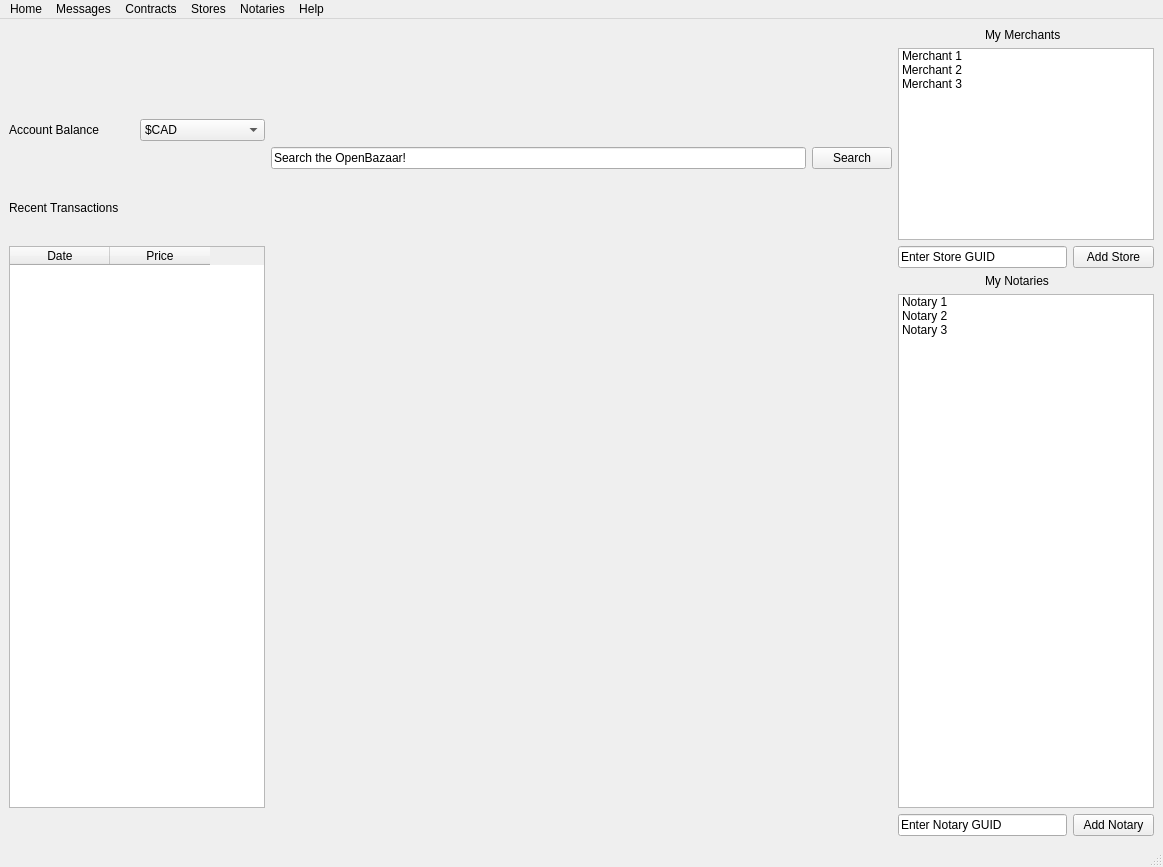
<?xml version="1.0" encoding="UTF-8"?>
<ui version="4.0">
 <class>OpenBazaar</class>
 <widget class="QMainWindow" name="OpenBazaar">
  <property name="geometry">
   <rect>
    <x>0</x>
    <y>0</y>
    <width>1163</width>
    <height>867</height>
   </rect>
  </property>
  <property name="windowTitle">
   <string>OpenBazaar</string>
  </property>
  <property name="windowIcon">
   <iconset>
    <normaloff>../../Pictures/OpenBazaarIcon.png</normaloff>../../Pictures/OpenBazaarIcon.png</iconset>
  </property>
  <widget class="QWidget" name="centralwidget">
   <layout class="QGridLayout" name="gridLayout">
    <item row="0" column="0" rowspan="2" colspan="2">
     <widget class="QLabel" name="displayPicture">
      <property name="text">
       <string/>
      </property>
      <property name="pixmap">
       <pixmap>../../Pictures/default-avatar.png</pixmap>
      </property>
     </widget>
    </item>
    <item row="0" column="2" rowspan="3" colspan="3">
     <widget class="QLabel" name="openBazaarBanner">
      <property name="text">
       <string/>
      </property>
      <property name="pixmap">
       <pixmap>../../Pictures/OpenBazaarBanner.png</pixmap>
      </property>
     </widget>
    </item>
    <item row="0" column="5" colspan="2">
     <widget class="QLabel" name="myMerchantsLabel">
      <property name="text">
       <string>My Merchants</string>
      </property>
     </widget>
    </item>
    <item row="1" column="4" rowspan="4" colspan="3">
     <widget class="QListWidget" name="merchantsList">
      <item>
       <property name="text">
        <string>Merchant 1</string>
       </property>
      </item>
      <item>
       <property name="text">
        <string>Merchant 2</string>
       </property>
      </item>
      <item>
       <property name="text">
        <string>Merchant 3</string>
       </property>
      </item>
     </widget>
    </item>
    <item row="2" column="0">
     <widget class="QLabel" name="accountBalance">
      <property name="text">
       <string>Account Balance</string>
      </property>
     </widget>
    </item>
    <item row="2" column="1">
     <widget class="QComboBox" name="currencySelector">
      <item>
       <property name="text">
        <string>$CAD</string>
       </property>
      </item>
      <item>
       <property name="text">
        <string>$MBTC</string>
       </property>
      </item>
      <item>
       <property name="text">
        <string>$BTC</string>
       </property>
      </item>
      <item>
       <property name="text">
        <string>$USD</string>
       </property>
      </item>
      <item>
       <property name="text">
        <string>$EUR</string>
       </property>
      </item>
     </widget>
    </item>
    <item row="3" column="2">
     <widget class="QLineEdit" name="searchBarText">
      <property name="text">
       <string>Search the OpenBazaar!</string>
      </property>
     </widget>
    </item>
    <item row="3" column="3">
     <widget class="QPushButton" name="searchButton">
      <property name="text">
       <string>Search</string>
      </property>
     </widget>
    </item>
    <item row="4" column="0" colspan="2">
     <widget class="QLabel" name="recentTransactionsLabel">
      <property name="text">
       <string>Recent Transactions</string>
      </property>
     </widget>
    </item>
    <item row="5" column="0" rowspan="3" colspan="2">
     <widget class="QTableWidget" name="recentTransactionsTable">
      <column>
       <property name="text">
        <string>Date</string>
       </property>
      </column>
      <column>
       <property name="text">
        <string>Price</string>
       </property>
      </column>
     </widget>
    </item>
    <item row="5" column="4" colspan="2">
     <widget class="QLineEdit" name="addStoreText">
      <property name="text">
       <string>Enter Store GUID</string>
      </property>
     </widget>
    </item>
    <item row="5" column="6">
     <widget class="QPushButton" name="addStoreButton">
      <property name="text">
       <string>Add Store</string>
      </property>
     </widget>
    </item>
    <item row="6" column="5" colspan="2">
     <widget class="QLabel" name="myNotariesLabel">
      <property name="text">
       <string>My Notaries</string>
      </property>
     </widget>
    </item>
    <item row="7" column="4" colspan="3">
     <widget class="QListWidget" name="myNotariesList">
      <item>
       <property name="text">
        <string>Notary 1</string>
       </property>
      </item>
      <item>
       <property name="text">
        <string>Notary 2</string>
       </property>
      </item>
      <item>
       <property name="text">
        <string>Notary 3</string>
       </property>
      </item>
     </widget>
    </item>
    <item row="8" column="4" colspan="2">
     <widget class="QLineEdit" name="addNotaryText">
      <property name="text">
       <string>Enter Notary GUID</string>
      </property>
     </widget>
    </item>
    <item row="8" column="6">
     <widget class="QPushButton" name="addNotaryButton">
      <property name="text">
       <string>Add Notary</string>
      </property>
     </widget>
    </item>
   </layout>
  </widget>
  <widget class="QMenuBar" name="menubar">
   <property name="geometry">
    <rect>
     <x>0</x>
     <y>0</y>
     <width>1163</width>
     <height>25</height>
    </rect>
   </property>
   <widget class="QMenu" name="menuHome">
    <property name="title">
     <string>Home</string>
    </property>
    <addaction name="actionMy_Listings"/>
    <addaction name="actionMy_Orders"/>
    <addaction name="actionMy_Settings"/>
    <addaction name="separator"/>
   </widget>
   <widget class="QMenu" name="menuMessages">
    <property name="title">
     <string>Messages</string>
    </property>
    <addaction name="actionSend_a_Message"/>
    <addaction name="actionInbo"/>
    <addaction name="actionOutbox"/>
   </widget>
   <widget class="QMenu" name="menuContracts">
    <property name="title">
     <string>Contracts</string>
    </property>
    <addaction name="actionPurchased"/>
    <addaction name="actionSold"/>
    <addaction name="actionActive"/>
   </widget>
   <widget class="QMenu" name="menuStore">
    <property name="title">
     <string>Stores</string>
    </property>
    <addaction name="actionCreate_a_Store"/>
    <addaction name="actionView_a_Store"/>
    <addaction name="actionFind"/>
   </widget>
   <widget class="QMenu" name="menuNotaries">
    <property name="title">
     <string>Notaries</string>
    </property>
    <addaction name="actionBecome_a_Notary"/>
    <addaction name="actionFind_a_Notary"/>
    <addaction name="actionHelp_with_Notaries"/>
   </widget>
   <widget class="QMenu" name="menuHelp">
    <property name="title">
     <string>Help</string>
    </property>
    <addaction name="actionGet_Help_Online"/>
    <addaction name="actionUser_Guide"/>
   </widget>
   <addaction name="menuHome"/>
   <addaction name="menuMessages"/>
   <addaction name="menuContracts"/>
   <addaction name="menuStore"/>
   <addaction name="menuNotaries"/>
   <addaction name="menuHelp"/>
  </widget>
  <widget class="QStatusBar" name="statusbar"/>
  <action name="actionMy_Listings">
   <property name="text">
    <string>My Listings</string>
   </property>
  </action>
  <action name="actionMy_Orders">
   <property name="text">
    <string>My Orders</string>
   </property>
  </action>
  <action name="actionMy_Settings">
   <property name="text">
    <string>My Settings</string>
   </property>
  </action>
  <action name="actionSend_a_Message">
   <property name="text">
    <string>Send a Message</string>
   </property>
  </action>
  <action name="actionInbo">
   <property name="text">
    <string>Inbox</string>
   </property>
  </action>
  <action name="actionOutbox">
   <property name="text">
    <string>Outbox</string>
   </property>
  </action>
  <action name="actionPurchased">
   <property name="text">
    <string>Purchased</string>
   </property>
  </action>
  <action name="actionSold">
   <property name="text">
    <string>Sold</string>
   </property>
  </action>
  <action name="actionActive">
   <property name="text">
    <string>Active</string>
   </property>
  </action>
  <action name="actionCreate_a_Store">
   <property name="text">
    <string>Create a Store</string>
   </property>
  </action>
  <action name="actionView_a_Store">
   <property name="text">
    <string>View a Store</string>
   </property>
  </action>
  <action name="actionFind">
   <property name="text">
    <string>Find a Store</string>
   </property>
  </action>
  <action name="actionBecome_a_Notary">
   <property name="text">
    <string>Become a Notary</string>
   </property>
  </action>
  <action name="actionFind_a_Notary">
   <property name="text">
    <string>Find a Notary</string>
   </property>
  </action>
  <action name="actionHelp_with_Notaries">
   <property name="text">
    <string>Help with Notaries</string>
   </property>
  </action>
  <action name="actionGet_Help_Online">
   <property name="text">
    <string>Get Help Online</string>
   </property>
  </action>
  <action name="actionUser_Guide">
   <property name="text">
    <string>User Guide</string>
   </property>
  </action>
 </widget>
 <resources/>
 <connections/>
</ui>
